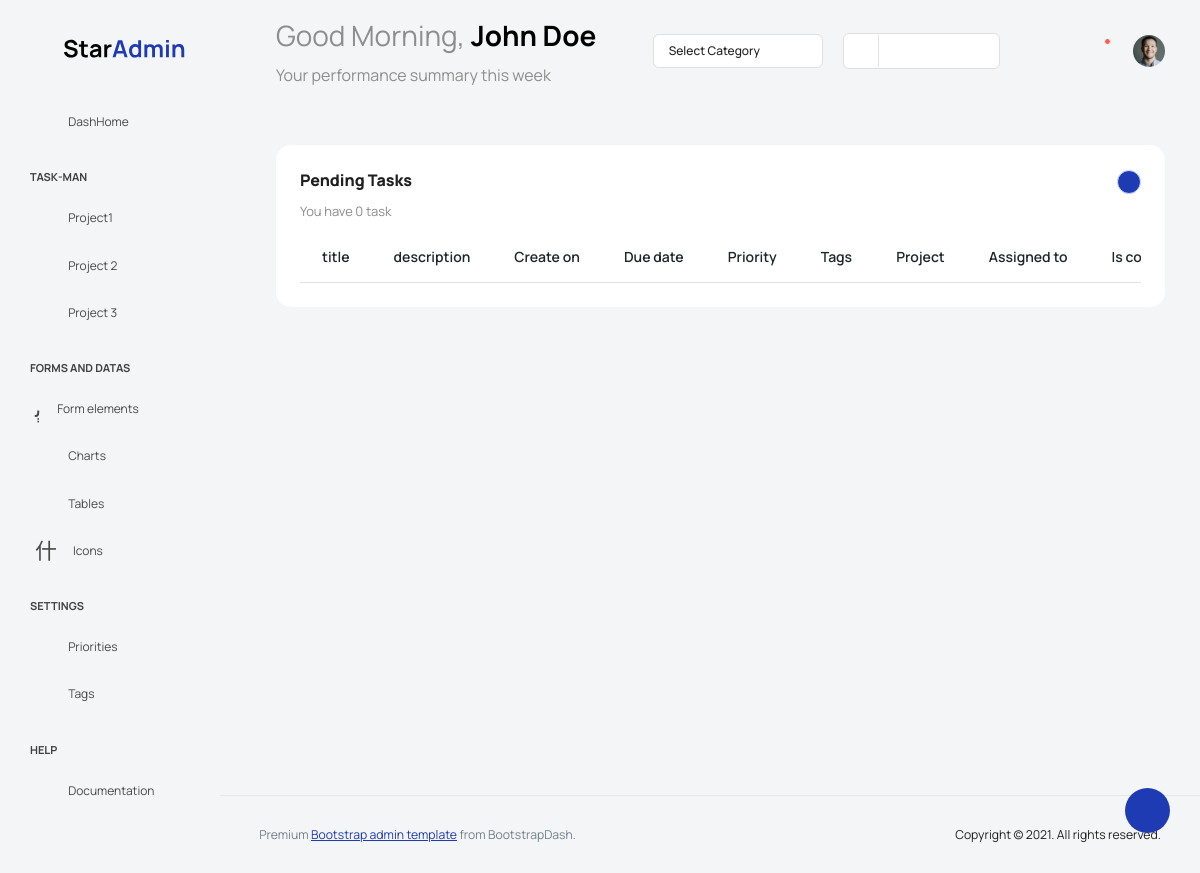
Before: /tasks/ (signed in) with the older database file.
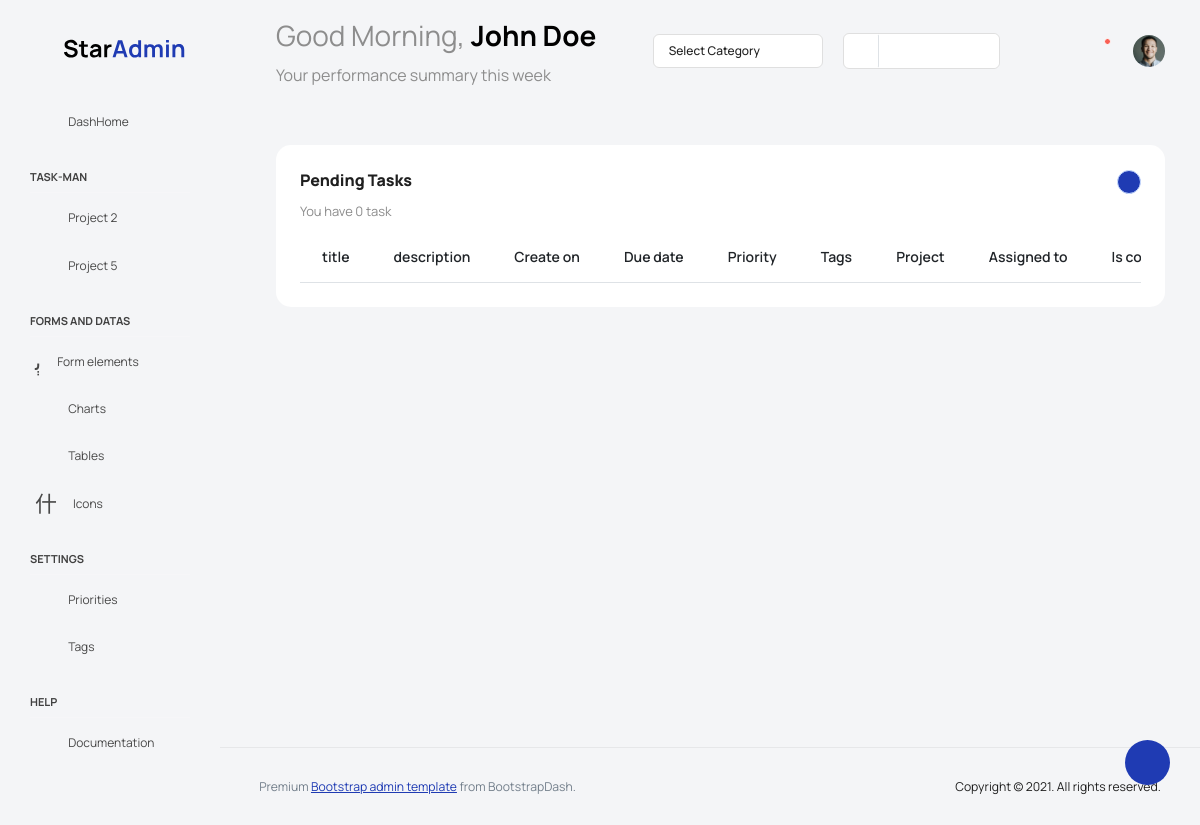
After: the same page with the newer database file.
### taskman/models.py (models this page shows, shortened)
class Project(models.Model):
    class Status(models.IntegerChoices):
        INP = 1, "IN PROGRESS"
        INH = 2, "IN HOLD"
        COM = 3, "COMPLETED"
    name = models.CharField(max_length=255)
    description = models.TextField(blank=True,null=True)
    owner = models.ForeignKey(User, on_delete=models.CASCADE, related_name='owned_projects')
    contributors = models.ManyToManyField(User, related_name='projects',blank=True,null=True)
    createon = models.DateTimeField(default=datetime.datetime.now)
    status = models.PositiveSmallIntegerField(choices=Status.choices,default=Status.INP)

### taskman/views.py (the view)
# urls.py: path('tasks/',TaskList.as_view(),name='tasks-list'),
class TaskList(LoginRequiredMixin,ListView):
    model = Task
    template_name = 'task_list.html'
    context_object_name = 'tasks'
    ordering = ['-create_on']
    def get_context_data(self, **kwargs: Any):
        context = super().get_context_data(**kwargs)
        context['projects'] = self.request.user.owned_projects.all()
        context['folders'] = Folder.objects.all()
        return context

### taskman/templates/taskman/task_list.html (shortened to what this page needs)
{% load static %}
<!DOCTYPE html>
<html lang="en">
<head>
  <link rel="stylesheet" href="{% static 'taskman/vendors/feather/feather.css' %}">
  <link rel="stylesheet" href="{% static 'taskman/vendors/mdi/css/materialdesignicons.min.css' %}">
  <link rel="stylesheet" href="{% static 'taskman/vendors/ti-icons/css/themify-icons.css' %}">
  <link rel="stylesheet" href="{% static 'taskman/vendors/typicons/typicons.css' %}">
  <link rel="stylesheet" href="{% static 'taskman/vendors/simple-line-icons/css/simple-line-icons.css' %}">
  <link rel="stylesheet" href="{% static 'taskman/vendors/css/vendor.bundle.base.css' %}">
  <link rel="stylesheet" href="{% static 'taskman/vendors/datatables.net-bs4/dataTables.bootstrap4.css' %}">
  <link rel="stylesheet" href="{% static 'taskman/js/select.dataTables.min.css' %}">
  <link rel="stylesheet" href="{% static 'taskman/css/vertical-layout-light/style.css' %}">
</head>
<body>
  <div class="container-scroller">
    <nav class="navbar default-layout col-lg-12 col-12 p-0 fixed-top d-flex align-items-top flex-row">
      <div class="text-center navbar-brand-wrapper d-flex align-items-center justify-content-start">
        <div class="me-3">
          <button class="navbar-toggler navbar-toggler align-self-center" type="button" data-bs-toggle="minimize">
            <span class="icon-menu"></span>
          </button>
        </div>
        <div>
          <a class="navbar-brand brand-logo" href="{% url 'index' %}">
            <img src="{% static 'taskman/images/logo.svg' %}" alt="logo" />
          </a>
        </div>
      </div>
      <div class="navbar-menu-wrapper d-flex align-items-top">
        <ul class="navbar-nav">
          <li class="nav-item font-weight-semibold d-none d-lg-block ms-0">
            <h1 class="welcome-text">Good Morning, <span class="text-black fw-bold">John Doe</span></h1>
            <h3 class="welcome-sub-text">Your performance summary this week </h3>
          </li>
        </ul>
        <ul class="navbar-nav ms-auto">
          <li class="nav-item dropdown d-none d-lg-block">
            <a class="nav-link dropdown-bordered dropdown-toggle dropdown-toggle-split" id="messageDropdown" href="#" data-bs-toggle="dropdown" aria-expanded="false"> Select Category </a>
          </li>
          <li class="nav-item d-none d-lg-block">
            <div id="datepicker-popup" class="input-group date datepicker navbar-date-picker">
              <span class="input-group-addon input-group-prepend border-right">
                <span class="icon-calendar input-group-text calendar-icon"></span>
              </span>
              <input type="text" class="form-control">
            </div>
          </li>
          <li class="nav-item">
            <form class="search-form" action="#">
              <i class="icon-search"></i>
              <input type="search" class="form-control" placeholder="Search Here" title="Search here">
            </form>
          </li>
          <li class="nav-item dropdown">
            <a class="nav-link count-indicator" id="notificationDropdown" href="#" data-bs-toggle="dropdown">
              <i class="icon-mail icon-lg"></i>
            </a>
          </li>
          <li class="nav-item dropdown">
            <a class="nav-link count-indicator" id="countDropdown" href="#" data-bs-toggle="dropdown" aria-expanded="false">
              <i class="icon-bell"></i>
              <span class="count"></span>
            </a>
          </li>
          <li class="nav-item dropdown d-none d-lg-block user-dropdown">
            <a class="nav-link" id="UserDropdown" href="#" data-bs-toggle="dropdown" aria-expanded="false">
              <img class="img-xs rounded-circle" src="{% static 'taskman/images/faces/face8.jpg' %}" alt="Profile image"> </a>
          </li>
        </ul>
      </div>
    </nav>
    <div class="container-fluid page-body-wrapper">
      <div class="theme-setting-wrapper">
        <div id="settings-trigger"><i class="ti-settings"></i></div>
      </div>
      <nav class="sidebar sidebar-offcanvas" id="sidebar">
        <ul class="nav">
          <li class="nav-item">
            <a class="nav-link" href="{% url 'index' %}">
              <i class="mdi mdi-grid-large menu-icon"></i>
              <span class="menu-title">DashHome</span>
            </a>
          </li>
          <li class="nav-item nav-category">Task-Man</li>
          {% for p in projects %}
            <li class="nav-item">
              <a class="nav-link" data-bs-toggle="collapse" href="#pr-{{ p.id }}" aria-expanded="false" aria-controls="pr-{{ p.id }}">
                <i class="menu-icon mdi mdi-library-books"></i>
                <span class="menu-title">{{ p.name }}</span>
                <i class="menu-arrow"></i>
              </a>
            </li>
          {% endfor %}
          <li class="nav-item nav-category">Forms and Datas</li>
          <li class="nav-item">
            <a class="nav-link" data-bs-toggle="collapse" href="#form-elements" aria-expanded="false" aria-controls="form-elements">
              <i class="menu-icon mdi mdi-card-text-outline"></i>
              <span class="menu-title">Form elements</span>
              <i class="menu-arrow"></i>
            </a>
          </li>
          <li class="nav-item">
            <a class="nav-link" data-bs-toggle="collapse" href="#charts" aria-expanded="false" aria-controls="charts">
              <i class="menu-icon mdi mdi-chart-line"></i>
              <span class="menu-title">Charts</span>
              <i class="menu-arrow"></i>
            </a>
          </li>
          <li class="nav-item">
            <a class="nav-link" data-bs-toggle="collapse" href="#tables" aria-expanded="false" aria-controls="tables">
              <i class="menu-icon mdi mdi-table"></i>
              <span class="menu-title">Tables</span>
              <i class="menu-arrow"></i>
            </a>
          </li>
          <li class="nav-item">
            <a class="nav-link" data-bs-toggle="collapse" href="#icons" aria-expanded="false" aria-controls="icons">
              <i class="menu-icon mdi mdi-layers-outline"></i>
              <span class="menu-title">Icons</span>
              <i class="menu-arrow"></i>
            </a>
          </li>
          <li class="nav-item nav-category">Settings</li>
          <li class="nav-item">
            <a class="nav-link" href="{% url 'priority-create' %}">
              <i class="menu-icon mdi mdi-priority-high"></i>
              <span class="menu-title">Priorities</span>
            </a>
          </li>
          <li class="nav-item">
            <a class="nav-link" href="{% url 'tag-create' %}">
              <i class="menu-icon mdi mdi-tag-outline"></i>
              <span class="menu-title">Tags</span>
            </a>
          </li>
          <li class="nav-item nav-category">help</li>
          <li class="nav-item">
            <a class="nav-link" href="http://bootstrapdash.com/demo/star-admin2-free/docs/documentation.html">
              <i class="menu-icon mdi mdi-file-document"></i>
              <span class="menu-title">Documentation</span>
            </a>
          </li>
        </ul>
      </nav>
      <div class="main-panel">
        <div class="content-wrapper">
          <div class="row">
            <div class="col-sm-12">
              <div class="home-tab">
                <div class="tab-content tab-content-basic">
                  <div class="tab-pane fade show active" id="overview" role="tabpanel" aria-labelledby="overview">
                    <div class="row">
                      <div class="col-lg-12 d-flex flex-column">
                        <div class="row flex-grow">
                          <div class="col-12 grid-margin stretch-card">
                            <div class="card card-rounded">
                              <div class="card-body">
                                <div class="d-sm-flex justify-content-between align-items-start">
                                  <div>
                                    <h4 class="card-title card-title-dash">Pending Tasks</h4>
                                    {% if tasks.count > 1 %}
                                   <p class="card-subtitle card-subtitle-dash">You have {{ tasks.count }} tasks</p>
                                   {% else %}
                                   <p class="card-subtitle card-subtitle-dash">You have {{ tasks.count }} task</p>
                                   {% endif %}
                                  </div>
                                  <div>
                                    <a href="{% url 'task-create' %}"><button class="btn btn-icons btn-primary btn-rounded text-white mb-0 me-0" type="button"><i class="mdi mdi-plus"></i></button></a>
                                  </div>
                                </div>
                                <div class="table-responsive">
                                  <table class="table table-hover">
                                    <thead>
                                      <tr>
                                        <th>title</th>
                                        <th>description</th>
                                        <th>Create on</th>
                                        <th>Due date</th>
                                        <th>Priority</th>
                                        <th>Tags</th>
                                        <th>Project</th>
                                        <th>Assigned to</th>
                                        <th>Is completed</th>
                                      </tr>
                                    </thead>
                                  </table>
                                </div>
                              </div>
                            </div>
                          </div>
                        </div>
                      </div>
                    </div>
                  </div>
                </div>
              </div>
            </div>
          </div>
        </div>
        <footer class="footer">
          <div class="d-sm-flex justify-content-center justify-content-sm-between">
            <span class="text-muted text-center text-sm-left d-block d-sm-inline-block">Premium <a href="https://www.bootstrapdash.com/" target="_blank">Bootstrap admin template</a> from BootstrapDash.</span>
            <span class="float-none float-sm-right d-block mt-1 mt-sm-0 text-center">Copyright © 2021. All rights reserved.</span>
          </div>
        </footer>
      </div>
    </div>
  </div>
</body>
</html>

Changed rows visible on the page:
removed Project: name "Project1"
removed Project: name "Project 3"
added Project: name "Project 5"
